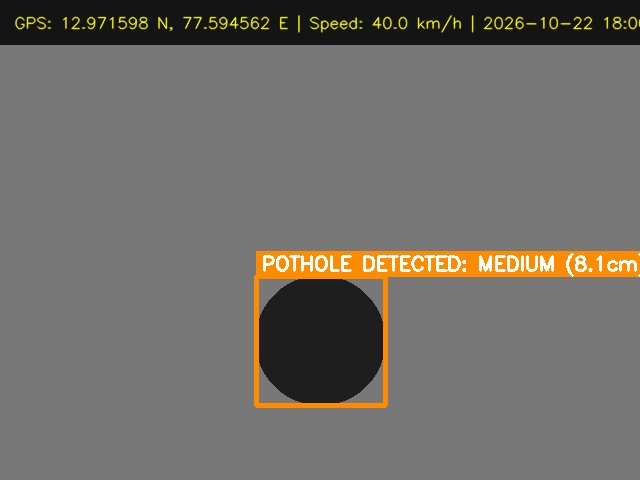
#> input picture data/snapshots/pothole_20261022_180019.jpg, 640 x 480 px
$ python -i vision_detector.py   (imports and definitions only)
#> lines starting #> are read from the running program, lines starting #| are printed output that depends on the picture; after the words box and inside, x2 and y2 are one past the last pixel; in counts of white or black regions, pixels touching at a corner belong together
#> further down, picture is the input picture: shape (480, 640, 3); mean B, G, R 104.4, 109.8, 113.2
"""
Computer Vision Pothole Detector Module
Processes mobile camera frames, detects road surface anomalies/potholes using
OpenCV contour & dark cavity segmentation, annotates bounding boxes, and triggers email alerts.
"""
import os
import cv2
import base64
import numpy as np
from datetime import datetime
from typing import Dict, Any, Optional, Tuple

from src.config import RECIPIENT_EMAIL, BASE_DIR
import src.database as db
from src.email_service import send_pothole_email

SNAPSHOTS_DIR = str(BASE_DIR / "data" / "snapshots")
# [1 line not run here, left out]

class VisionPotholeDetector:
    def __init__(self):
        self.last_detection_time = 0.0

    # [13 lines left out: function decode_base64_image, not called in this run]

    def analyze_frame(
        self,
        img: np.ndarray,
        sensitivity: float = 0.5,
        force_detect: bool = False
    ) -> Tuple[bool, Optional[Tuple[int, int, int, int]], str, float]:
        """
        Analyzes road surface in frame.
        Returns: (detected, bbox (x,y,w,h), severity, estimated_depth_cm)
        """
#> called with sensitivity = 0.5, force_detect = False
        h, w = img.shape[:2]
#> h = 480; w = 640

        # 1. Focus on Road Region of Interest (ROI) - bottom 65% of the camera frame
        roi_top = int(h * 0.35)
#> roi_top = 168
        roi = img[roi_top:h, 0:w]
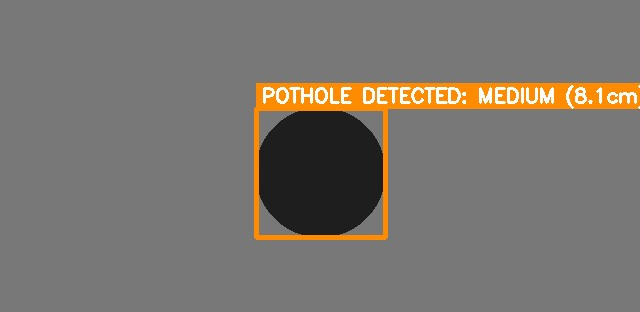
#> roi: shape (312, 640, 3); mean B, G, R 110.4, 116.9, 122

        # 2. Convert to Grayscale & apply contrast enhancement (CLAHE)
        gray = cv2.cvtColor(roi, cv2.COLOR_BGR2GRAY)
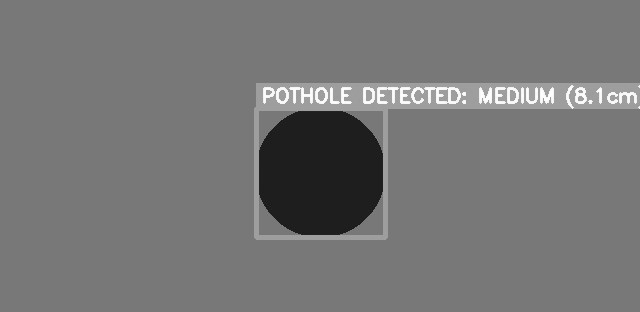
#> gray: shape (312, 640); min 15, max 255, mean 117.7
        clahe = cv2.createCLAHE(clipLimit=2.0, tileGridSize=(8, 8))
        enhanced = clahe.apply(gray)

        # 3. Gaussian Blur to reduce pavement gravel noise
        blurred = cv2.GaussianBlur(enhanced, (9, 9), 0)

        # 4. Adaptive thresholding to segment dark road cavities/shadows
        # Sensitivity adjusts threshold sensitivity
        block_size = 25
        c_val = int(7 * (1.2 - sensitivity))
        thresh = cv2.adaptiveThreshold(
            blurred, 255, cv2.ADAPTIVE_THRESH_GAUSSIAN_C,
            cv2.THRESH_BINARY_INV, block_size, c_val
        )
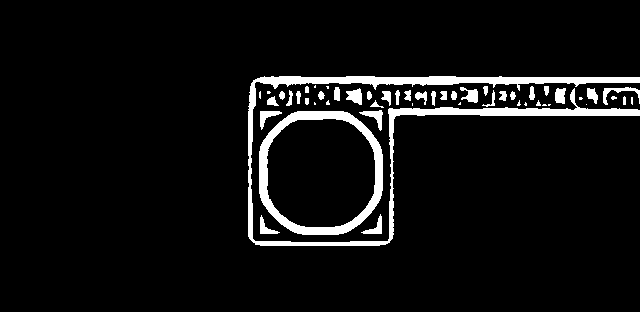
#> thresh: shape (312, 640); 6.2% white; 52 white regions (17 under 20 px), largest, box (x1, y1, x2, y2) and area: (248, 76, 640, 246) 6468, (259, 111, 383, 235) 3137, (603, 87, 640, 105) 195

        # 5. Morphological closing to fill small gaps inside pothole cavities
        kernel = cv2.getStructuringElement(cv2.MORPH_ELLIPSE, (7, 7))
        closed = cv2.morphologyEx(thresh, cv2.MORPH_CLOSE, kernel, iterations=2)
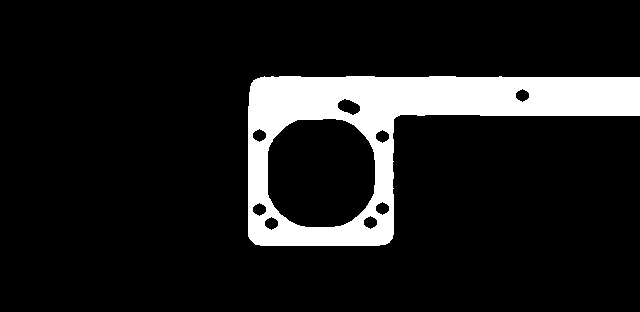
#> closed: shape (312, 640); 11.6% white; 1 white region

        # 6. Find contours of potential potholes
        contours, _ = cv2.findContours(closed, cv2.RETR_EXTERNAL, cv2.CHAIN_APPROX_SIMPLE)
#> contours = 1 contour; box (x1, y1, x2, y2) and area: (248, 76, 640, 246) 33540

        best_bbox = None
        max_area = 0
        min_area = int((w * h) * 0.015) # Minimum 1.5% of frame area
#> min_area = 4608

        for cnt in contours:
            area = cv2.contourArea(cnt)
            if area > min_area:
                x, y, bw, bh = cv2.boundingRect(cnt)
                aspect_ratio = float(bw) / bh
                # Potholes are typically roughly elliptical (aspect ratio 0.4 to 2.8)
                if 0.4 <= aspect_ratio <= 2.8 and area > max_area:
                    max_area = area
                    best_bbox = (x, y + roi_top, bw, bh)
#> this loop made 1 pass
#> (area, x, y, bw, bh, aspect_ratio, max_area, best_bbox) on pass 1: (33540.5, 248, 76, 392, 170, 2.31, 33540.5, (248, 244, 392, 170))
#> after the loop, max_area = 33540.5

        # If a pothole candidate was found
        if best_bbox is not None:
            area_ratio = max_area / (w * h)
#> area_ratio = 0.109
            if area_ratio > 0.08:
                severity = "HIGH"
                est_depth = round(10.0 + min(15.0, area_ratio * 40), 1)
#> est_depth = 14.4
            elif area_ratio > 0.035:
                severity = "MEDIUM"
                est_depth = round(7.0 + (area_ratio * 25), 1)
            else:
                severity = "LOW"
                est_depth = round(4.0 + (area_ratio * 15), 1)
            return True, best_bbox, severity, est_depth

        # If forced simulation / manual capture trigger was pressed
        if force_detect:
            # Generate a center-road detection bounding box
            bw = int(w * 0.42)
            bh = int(h * 0.30)
            bx = int(w * 0.29)
            by = int(h * 0.48)
            return True, (bx, by, bw, bh), "HIGH", 11.5

        return False, None, "LOW", 0.0

    # [88 lines left out: function process_camera_frame, not called in this run]

# Global vision detector instance
vision_detector = VisionPotholeDetector()

>>> import cv2
>>> picture = cv2.imread('../data/snapshots/pothole_20261022_180019.jpg')
>>> result = VisionPotholeDetector().analyze_frame(picture)
#> result = (True, (248, 244, 392, 170), 'HIGH', 14.4)
